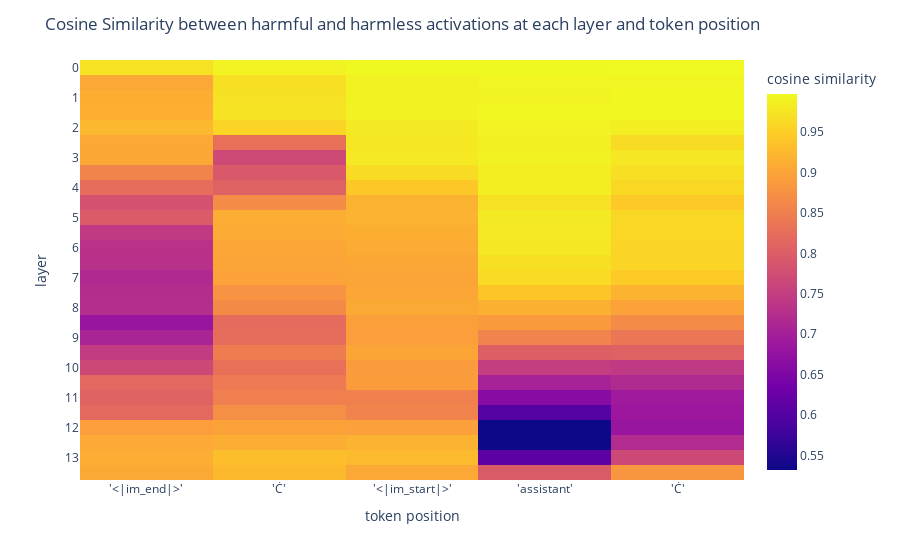

The code cell stored with this chart in its notebook:
### Code cell
import plotly.express as px

num_layers, num_act_modules, num_tokens = similarity_scores.shape
data = similarity_scores.reshape(-1, similarity_scores.shape[-1])
y_labels = sum([[f"{layer}-pre", f"{layer}-pre"] for layer in range(num_layers)], [])
x_labels = [repr(tok) for tok in template_suffix_toks]


fig = px.imshow(
    data,
    y=y_labels,
    labels={"x": "token position", "y": "layer", "color": "cosine similarity"},
    aspect="auto",
)
fig.update_layout(
    xaxis={
        "tickmode": "array",
        "ticktext": x_labels,
        "tickvals": list(range(len(x_labels))),
    },
    yaxis={
        "tickmode": "array",
        "ticktext": list(range(len(y_labels))),
        "tickvals": list(range(0, len(y_labels), len(act_names))),
    },
    title=(
        "Cosine Similarity between harmful and harmless activations at each layer and"
        " token position"
    ),
)
fig.show()

### Figure 1 — Plotly figure (JSON) as saved in the notebook; plotly's stock layout.template omitted (floating-point values rounded to 4 significant figures; data arrays with more than 128 entries replaced by an {"elided": "..."} marker saying what was removed)
{"data": [{"coloraxis": "coloraxis", "hovertemplate": "token position: %{x}<br>layer: %{y}<br>cosine similarity: %{z}<extra></extra>", "name": "0", "type": "heatmap", "xaxis": "x", "y": ["0-pre", "0-pre", "1-pre", "1-pre", "2-pre", "2-pre", "3-pre", "3-pre", "4-pre", "4-pre", "5-pre", "5-pre", "6-pre", "6-pre", "7-pre", "7-pre", "8-pre", "8-pre", "9-pre", "9-pre", "10-pre", "10-pre", "11-pre", "11-pre", "12-pre", "12-pre", "13-pre", "13-pre", "14-pre", "14-pre", "15-pre", "15-pre", "16-pre", "16-pre", "17-pre", "17-pre", "18-pre", "18-pre", "19-pre", "19-pre", "20-pre", "20-pre", "21-pre", "21-pre", "22-pre", "22-pre", "23-pre", "23-pre", "24-pre", "24-pre", "25-pre", "25-pre", "26-pre", "26-pre", "27-pre", "27-pre"], "yaxis": "y", "z": {"elided": "56x5 float values"}}], "layout": {"coloraxis": {"colorbar": {"title": {"text": "cosine similarity"}}, "colorscale": [[0, "#0d0887"], [0.1111, "#46039f"], [0.2222, "#7201a8"], [0.3333, "#9c179e"], [0.4444, "#bd3786"], [0.5556, "#d8576b"], [0.6667, "#ed7953"], [0.7778, "#fb9f3a"], [0.8889, "#fdca26"], [1, "#f0f921"]]}, "margin": {"t": 60}, "title": {"text": "Cosine Similarity between harmful and harmless activations at each layer and token position"}, "xaxis": {"anchor": "y", "domain": [0, 1], "tickmode": "array", "ticktext": ["'<|im_end|>'", "'Ċ'", "'<|im_start|>'", "'assistant'", "'Ċ'"], "tickvals": [0, 1, 2, 3, 4], "title": {"text": "token position"}}, "yaxis": {"anchor": "x", "autorange": "reversed", "domain": [0, 1], "tickmode": "array", "ticktext": [0, 1, 2, 3, 4, 5, 6, 7, 8, 9, 10, 11, 12, 13, 14, 15, 16, 17, 18, 19, 20, 21, 22, 23, 24, 25, 26, 27, 28, 29, 30, 31, 32, 33, 34, 35, 36, 37, 38, 39, 40, 41, 42, 43, 44, 45, 46, 47, 48, 49, 50, 51, 52, 53, 54, 55], "tickvals": [0, 2, 4, 6, 8, 10, 12, 14, 16, 18, 20, 22, 24, 26, 28, 30, 32, 34, 36, 38, 40, 42, 44, 46, 48, 50, 52, 54], "title": {"text": "layer"}}}}
